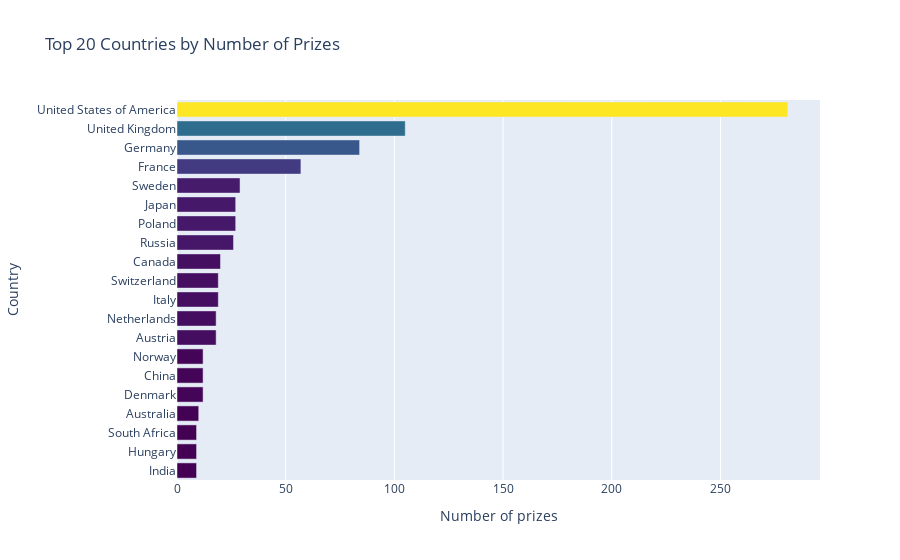

Notebook cell for this chart:
### Markdown cell above
use plotly to create a horizontal bar chart showing the number of prizes won by each country. Here's what you're after

### Code cell
fig = px.bar(x=top_20_countries.prize,
             y=top_20_countries.index, 
             orientation='h',
             title='Top 20 Countries by Number of Prizes',
            color=top_20_countries.prize,
            color_continuous_scale = 'Viridis')

fig.update_layout(xaxis_title='Number of prizes',
                  yaxis_title='Country',
                 coloraxis_showscale=False)
fig.show()

### Figure 1 — Plotly figure (JSON) as saved in the notebook; plotly's stock layout.template omitted (floating-point values rounded to 4 significant figures)
{"data": [{"hovertemplate": "x=%{x}<br>y=%{y}<br>color=%{marker.color}<extra></extra>", "legendgroup": "", "marker": {"color": [9, 9, 9, 10, 12, 12, 12, 18, 18, 19, 19, 20, 26, 27, 27, 29, 57, 84, 105, 281], "coloraxis": "coloraxis", "pattern": {"shape": ""}}, "name": "", "orientation": "h", "showlegend": false, "textposition": "auto", "type": "bar", "x": [9, 9, 9, 10, 12, 12, 12, 18, 18, 19, 19, 20, 26, 27, 27, 29, 57, 84, 105, 281], "xaxis": "x", "y": ["India", "Hungary", "South Africa", "Australia", "Denmark", "China", "Norway", "Austria", "Netherlands", "Italy", "Switzerland", "Canada", "Russia", "Poland", "Japan", "Sweden", "France", "Germany", "United Kingdom", "United States of America"], "yaxis": "y"}], "layout": {"barmode": "relative", "coloraxis": {"colorbar": {"title": {"text": "color"}}, "colorscale": [[0, "#440154"], [0.1111, "#482878"], [0.2222, "#3e4989"], [0.3333, "#31688e"], [0.4444, "#26828e"], [0.5556, "#1f9e89"], [0.6667, "#35b779"], [0.7778, "#6ece58"], [0.8889, "#b5de2b"], [1, "#fde725"]], "showscale": false}, "legend": {"tracegroupgap": 0}, "title": {"text": "Top 20 Countries by Number of Prizes"}, "xaxis": {"anchor": "y", "domain": [0, 1], "title": {"text": "Number of prizes"}}, "yaxis": {"anchor": "x", "domain": [0, 1], "title": {"text": "Country"}}}}
